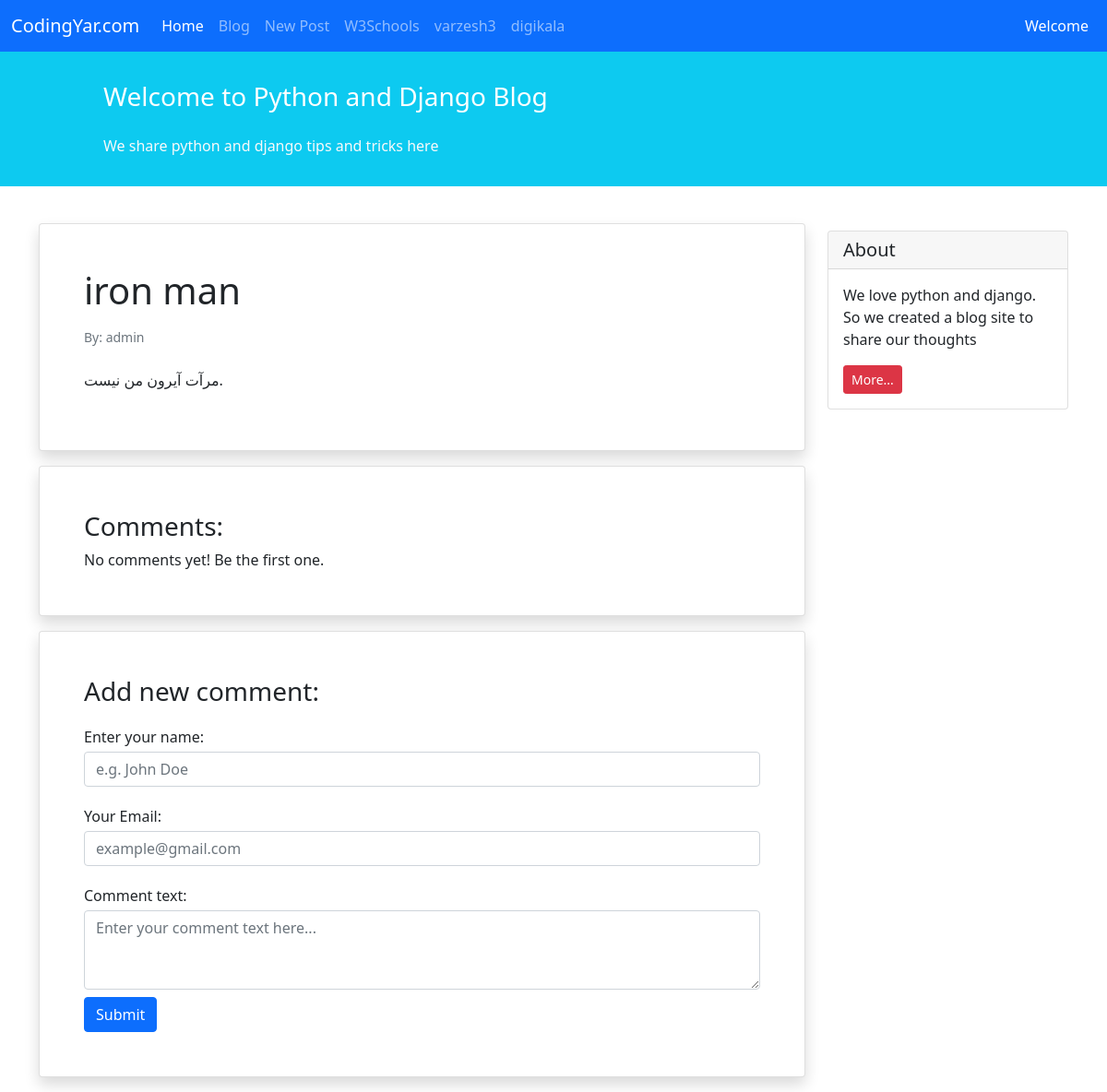
The app's page /blog/6 with its own data.
### blog/models.py (models this page shows, shortened)
class Post(models.Model):
    STATUS_CHOICES = (
        ('pub', 'published'),
        ('drf', 'draft'),
    )
    title = models.CharField(max_length=100)
    text = models.TextField()
    author = models.ForeignKey('auth.user', on_delete=models.CASCADE)
    date_created = models.DateTimeField(auto_now_add=True)
    date_modified = models.DateTimeField(auto_now=True)
    status = models.CharField(choices=STATUS_CHOICES, max_length=3)

### blog/views.py (the view)
# urls.py: path('<int:pk>', views.show_detail, name='show_detail'),
def show_detail(request, pk):
    if request.method == "POST":
        print("OK")
    context = {'post': Post.objects.get(pk=pk)}
    return render(request, 'blog/post_detail.html', context)

### blog/templates/blog/post_detail.html (shortened to what this page needs)
{% extends '_base.html' %}
{% block main_body %}
<div class="container mt-4">
    <div class="row">
        <div class="col-9">
            <div class="card shadow my-3 p-5">
                <h1>{{ post.title }}</h1>
                <p class="small text-muted mt-2">By: {{ post.author }}</p>
                <p class="mt-2">{{ post.text }}</p>
            </div>
            <div class="card shadow my-3 p-5">
                <h3>Comments:</h3>
                No comments yet! Be the first one.
            </div>
            <div class="card shadow my-3 p-5">
                <h3>Add new comment:</h3>
                <form method="POST">
                    <div class="form-group py-2">
                        <label class="py-1" for="author_name">Enter your name:</label>
                        <input type="text" class="form-control" placeholder="e.g. John Doe" name="author_name">
                    </div>
                    <div class="form-group py-2">
                        <label class="py-1" for="email">Your Email:</label>
                        <input type="email" class="form-control" placeholder="example@gmail.com" name="email">
                    </div>
                    <div class="form-group py-2">
                        <label class="py-1" for="comment_text">Comment text:</label>
                        <textarea class="form-control" name="text" rows="3" placeholder="Enter your comment text here..."></textarea>
                    </div>
                    <button type="submit" class="btn btn-primary">Submit</button>
                </form>
            </div>
        </div>
        <div class="col-3">
            <div class="card my-4">
                <h5 class="card-header">About</h5>
                <div class="card-body">
                    <p class="card-text">We love python and django. So we created a blog site to share our
                        thoughts</p>
                        <a href="#"
                        class="btn btn-sm btn-danger">
                        More...
                    </a>
                </div>
            </div>
        </div>
    </div>
</div>
{% endblock main_body %}

### records on screen
Post: title "iron man", author "admin", text "مرآت آیرون من نیست."
